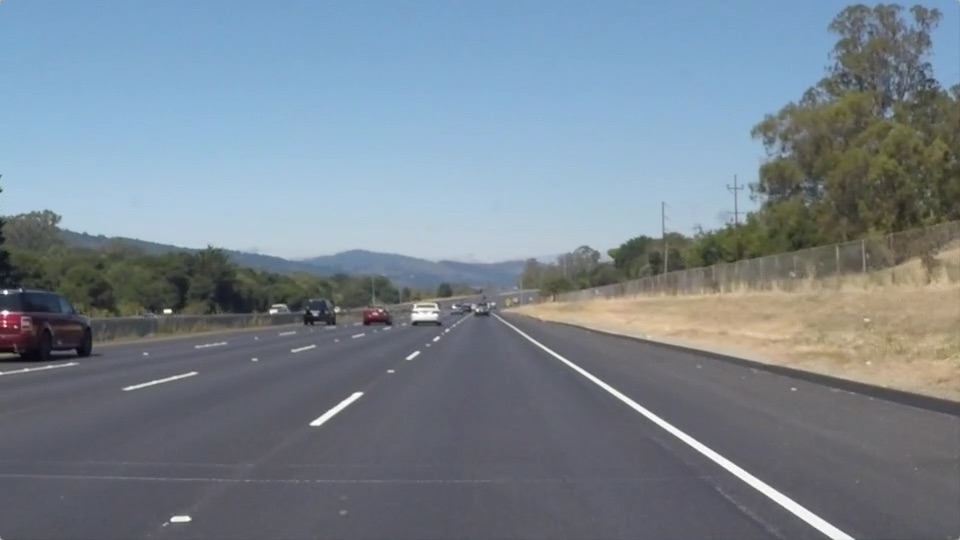
#> input picture test_images/solidWhiteRight.jpg, 960 x 540 px
$ jupyter execute --allow-errors P1.ipynb   (shell and % lines are left out)
#> lines starting #> are read from the running program, lines starting #| are printed output that depends on the picture; after the words box and inside, x2 and y2 are one past the last pixel; in counts of white or black regions, pixels touching at a corner belong together
# Self-Driving Car Engineer Nanodegree

## Project: **Finding Lane Lines on the Road**
***
In this project, you will use the tools you learned about in the lesson to identify lane lines on the road.  You can develop your pipeline on a series of individual images, and later apply the result to a video stream (really just a series of images). Check out the video clip "raw-lines-example.mp4" (also contained in this repository) to see what the output should look like after using the helper functions below.

Once you have a result that looks roughly like "raw-lines-example.mp4", you'll need to get creative and try to average and/or extrapolate the line segments you've detected to map out the full extent of the lane lines.  You can see an example of the result you're going for in the video "P1_example.mp4".  Ultimately, you would like to draw just one line for the left side of the lane, and one for the right.

In addition to implementing code, there is a brief writeup to complete. The writeup should be completed in a separate file, which can be either a markdown file or a pdf document. There is a [write up template](https://github.com/udacity/CarND-LaneLines-P1/blob/master/writeup_template.md) that can be used to guide the writing process. Completing both the code in the Ipython notebook and the writeup template will cover all of the [rubric points](https://review.udacity.com/#!/rubrics/322/view) for this project.

---
Let's have a look at our first image called 'test_images/solidWhiteRight.jpg'.  Run the 2 cells below (hit Shift-Enter or the "play" button above) to display the image.

**Note: If, at any point, you encounter frozen display windows or other confounding issues, you can always start again with a clean slate by going to the "Kernel" menu above and selecting "Restart & Clear Output".**

---

**The tools you have are color selection, region of interest selection, grayscaling, Gaussian smoothing, Canny Edge Detection and Hough Tranform line detection.  You  are also free to explore and try other techniques that were not presented in the lesson.  Your goal is piece together a pipeline to detect the line segments in the image, then average/extrapolate them and draw them onto the image for display (as below).  Once you have a working pipeline, try it out on the video stream below.**

---

<figure>

 <figcaption>
 <p></p>
 <p style="text-align: center;"> Your output should look something like this (above) after detecting line segments using the helper functions below </p>
 </figcaption>
</figure>
 <p></p>
<figure>

 <figcaption>
 <p></p>
 <p style="text-align: center;"> Your goal is to connect/average/extrapolate line segments to get output like this</p>
 </figcaption>
</figure>

**Run the cell below to import some packages.  If you get an `import error` for a package you've already installed, try changing your kernel (select the Kernel menu above --> Change Kernel).  Still have problems?  Try relaunching Jupyter Notebook from the terminal prompt.  Also, see [this forum post](https://carnd-forums.udacity.com/cq/viewquestion.action?spaceKey=CAR&id=29496372&questionTitle=finding-lanes---import-cv2-fails-even-though-python-in-the-terminal-window-has-no-problem-with-import-cv2) for more troubleshooting tips.**

## Import Packages

[cell 1]
#importing some useful packages
import matplotlib.pyplot as plt
import matplotlib.image as mpimg
import numpy as np
import cv2

## Read in an Image

[cell 2]
#reading in an image
image = mpimg.imread('test_images/solidWhiteRight.jpg')
#> image is the input picture: shape (540, 960, 3); mean R, G, B 120.3, 132.6, 143.7

#printing out some stats and plotting
print('This image is:', type(image), 'with dimensions:', image.shape)
#| This image is: <class 'numpy.ndarray'> with dimensions: (540, 960, 3)
plt.imshow(image)  # if you wanted to show a single color channel image called 'gray', for example, call as plt.imshow(gray, cmap='gray')

## Ideas for Lane Detection Pipeline

**Some OpenCV functions (beyond those introduced in the lesson) that might be useful for this project are:**

`cv2.inRange()` for color selection
`cv2.fillPoly()` for regions selection
`cv2.line()` to draw lines on an image given endpoints
`cv2.addWeighted()` to coadd / overlay two images
`cv2.cvtColor()` to grayscale or change color
`cv2.imwrite()` to output images to file
`cv2.bitwise_and()` to apply a mask to an image

**Check out the OpenCV documentation to learn about these and discover even more awesome functionality!**

## Helper Functions

Below are some helper functions to help get you started. They should look familiar from the lesson!

[cell 3]
import math

def grayscale(img):
    """Applies the Grayscale transform
    This will return an image with only one color channel
    but NOTE: to see the returned image as grayscale
    (assuming your grayscaled image is called 'gray')
    you should call plt.imshow(gray, cmap='gray')"""
    return cv2.cvtColor(img, cv2.COLOR_RGB2GRAY)
    # Or use BGR2GRAY if you read an image with cv2.imread()
    # return cv2.cvtColor(img, cv2.COLOR_BGR2GRAY)

def canny(img, low_threshold, high_threshold):
    """Applies the Canny transform"""
    return cv2.Canny(img, low_threshold, high_threshold)

def gaussian_blur(img, kernel_size):
    """Applies a Gaussian Noise kernel"""
    return cv2.GaussianBlur(img, (kernel_size, kernel_size), 0)

def region_of_interest(img, vertices):
    """
    Applies an image mask.

    Only keeps the region of the image defined by the polygon
    formed from `vertices`. The rest of the image is set to black.
    """
    #defining a blank mask to start with
    mask = np.zeros_like(img)

    #defining a 3 channel or 1 channel color to fill the mask with depending on the input image
    if len(img.shape) > 2:
        channel_count = img.shape[2]  # i.e. 3 or 4 depending on your image
        ignore_mask_color = (255,) * channel_count
    else:
        ignore_mask_color = 255

    #filling pixels inside the polygon defined by "vertices" with the fill color
    cv2.fillPoly(mask, vertices, ignore_mask_color)

    #returning the image only where mask pixels are nonzero
    masked_image = cv2.bitwise_and(img, mask)
    return masked_image


def draw_lines(img, lines, color=[255, 0, 0], thickness=2):
    """
    NOTE: this is the function you might want to use as a starting point once you want to
    average/extrapolate the line segments you detect to map out the full
    extent of the lane (going from the result shown in raw-lines-example.mp4
    to that shown in P1_example.mp4).

    Think about things like separating line segments by their
    slope ((y2-y1)/(x2-x1)) to decide which segments are part of the left
    line vs. the right line.  Then, you can average the position of each of
    the lines and extrapolate to the top and bottom of the lane.

    This function draws `lines` with `color` and `thickness`.
    Lines are drawn on the image inplace (mutates the image).
    If you want to make the lines semi-transparent, think about combining
    this function with the weighted_img() function below
    """
    for line in lines:
        for x1,y1,x2,y2 in line:
            cv2.line(img, (x1, y1), (x2, y2), color, thickness)

def hough_lines(img, rho, theta, threshold, min_line_len, max_line_gap):
    """
    `img` should be the output of a Canny transform.

    Returns an image with hough lines drawn.
    """
    lines = cv2.HoughLinesP(img, rho, theta, threshold, np.array([]), minLineLength=min_line_len, maxLineGap=max_line_gap)
    line_img = np.zeros((img.shape[0], img.shape[1], 3), dtype=np.uint8)
    draw_lines(line_img, lines)
    return line_img

# Python 3 has support for cool math symbols.

def weighted_img(img, initial_img, α=0.8, β=1., λ=0.):
    """
    `img` is the output of the hough_lines(), An image with lines drawn on it.
    Should be a blank image (all black) with lines drawn on it.

    `initial_img` should be the image before any processing.

    The result image is computed as follows:

    initial_img * α + img * β + λ
    NOTE: initial_img and img must be the same shape!
    """
    return cv2.addWeighted(initial_img, α, img, β, λ)

## Test Images

Build your pipeline to work on the images in the directory "test_images"
**You should make sure your pipeline works well on these images before you try the videos.**

[cell 4]
import os
os.listdir("test_images/")

## Build a Lane Finding Pipeline

Build the pipeline and run your solution on all test_images. Make copies into the `test_images_output` directory, and you can use the images in your writeup report.

Try tuning the various parameters, especially the low and high Canny thresholds as well as the Hough lines parameters.

[cell 5]
# TODO: Build your pipeline that will draw lane lines on the test_images
# then save them to the test_images directory.

for fileName in os.listdir("test_images/"):

    # 1. Read in and grayscale the image
    image = mpimg.imread("test_images/" + fileName);
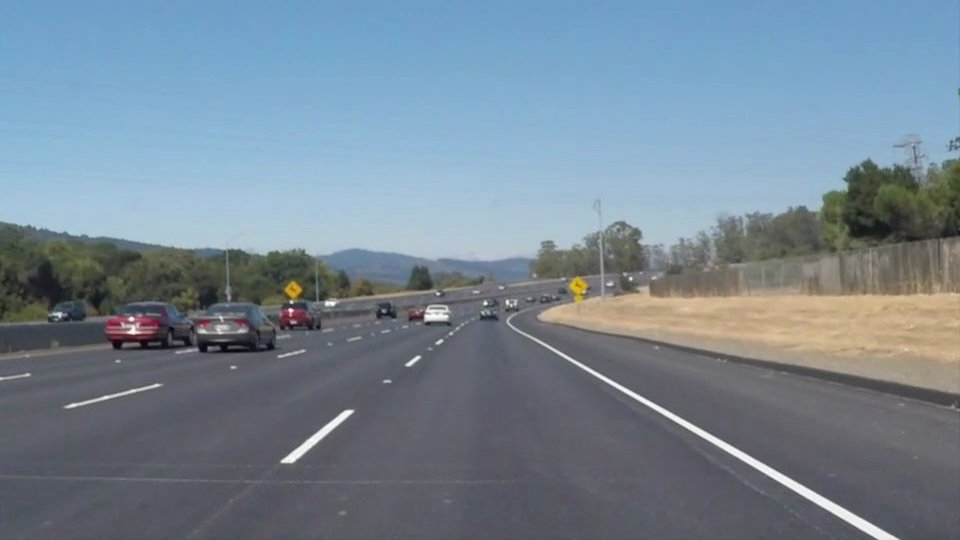
#> input picture test_images/solidWhiteCurve.jpg, 960 x 540 px
#> image is the input picture: shape (540, 960, 3); mean R, G, B 118.5, 134.5, 148.1
    gray = grayscale(image)
#> in grayscale, `return cv2.cvtColor(img, cv2.COLOR_RGB2GRAY)`:
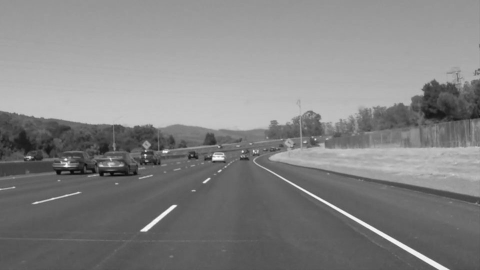
#> returned value: shape (540, 960) (shown at 1/2 size); min 5, max 255, mean 131.2

    # 2. Define a kernel size and apply Gaussian smoothing
    kernel_size = 5
    blur_gray = gaussian_blur(gray, kernel_size)

    # 3. Define parameters for Canny and apply
    low_threshold = 50
    high_threshold = 150
    edges = canny(blur_gray, low_threshold, high_threshold)
#> in canny, `return cv2.Canny(img, low_threshold, high_threshold)`:
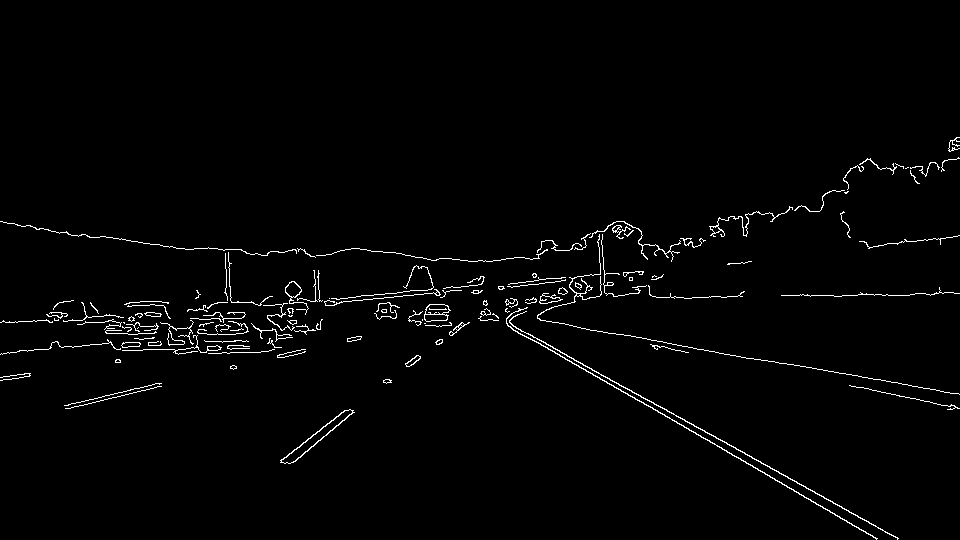
#> returned value: shape (540, 960); 1.7% white in thin lines or dots, all inside (x1, y1, x2, y2) = (0, 137, 960, 540)

    # 4. Create a region of interest
    imshape = image.shape
    left_bottom = (125, imshape[0])
    left_top = (455, 320)
    right_top = (510, 320)
    right_bottom = (880, imshape[0])
    vertices = np.array([[left_bottom, left_top, right_top, right_bottom]], dtype=np.int32)

    masked_edges = region_of_interest(edges, vertices)
#> in region_of_interest, `cv2.fillPoly(mask, vertices, ignore_mask_color)`:
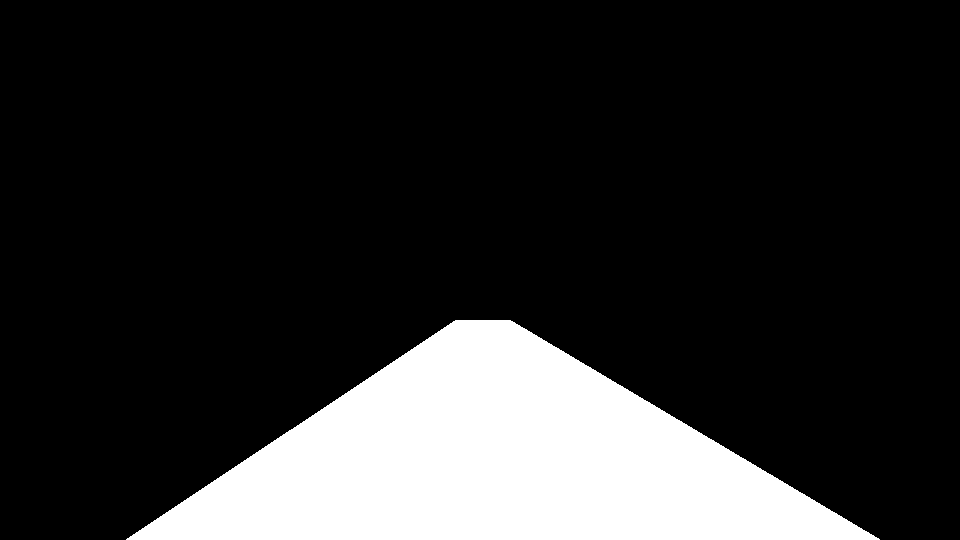
#> mask: shape (540, 960); 17.2% white; 1 white region, box (x1, y1, x2, y2) and area: (126, 320, 880, 540) 89230
#> in region_of_interest, `masked_image = cv2.bitwise_and(img, mask)`:
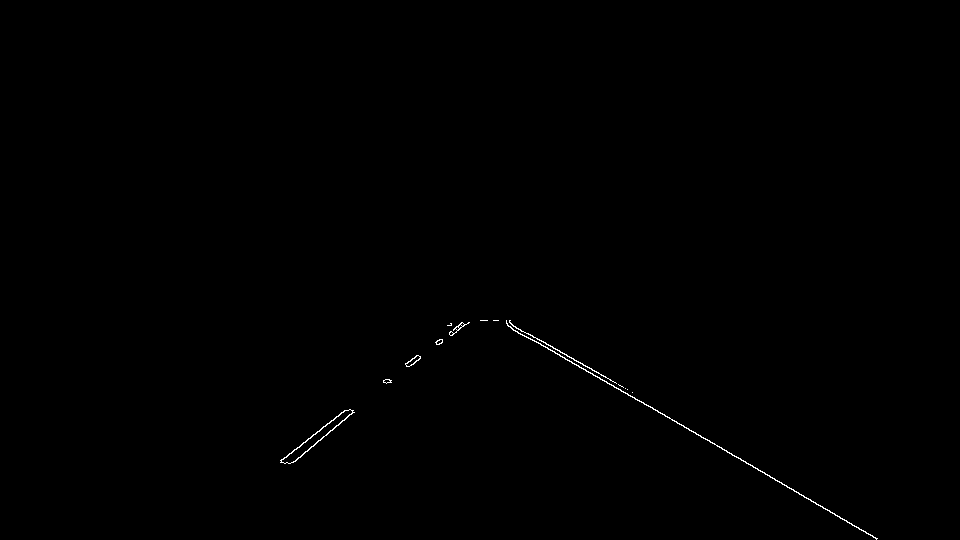
#> masked_image: shape (540, 960); 0.23% white in thin lines or dots, all inside (x1, y1, x2, y2) = (280, 320, 878, 540)

    # 5. Define the Hough transform parameters and run
    rho = 1 # distance resolution in pixels of the Hough grid
    theta = np.pi/180 # angular resolution in radians of the Hough grid
    threshold = 10     # minimum number of votes (intersections in Hough grid cell)
    min_line_len = 10 #minimum number of pixels making up a line
    max_line_gap = 10    # maximum gap in pixels between connectable line segments

    lines = hough_lines(masked_edges, rho, theta, threshold, min_line_len, max_line_gap)
#> in hough_lines, `lines = cv2.HoughLinesP(img, rho, theta, threshold, np.array([]), minL..`: lines = 22 rows, first 6: [498, 320, 876, 538], [532, 339, 877, 538], [439, 344, 469, 322], [281, 461, 344, 410], [506, 322, 632, 392], [290, 463, 353, 412]
#> the loop in draw_lines, `for line in lines:` made 22 passes

    # 6. Draw the lines on the original image
    lines_edges = weighted_img(lines, image)
#> in weighted_img, `return cv2.addWeighted(initial_img, α, img, β, λ)`:
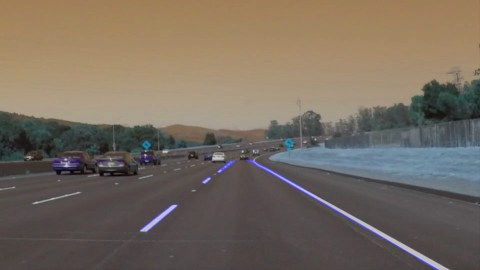
#> returned value: shape (540, 960, 3) (shown at 1/2 size); mean of channels 0, 1, 2 95.6, 107.6, 118.5; drawn as B, G, R

    fig = plt.figure(figsize=(20, 20))
    fig.add_subplot(1, 2, 1)
    plt.axis("off")
    plt.imshow(lines_edges)
    plt.title(fileName + ': Lines painted on the road')

    # 7. Draw region of interest
    fig.add_subplot(1, 2, 2)
    plt.axis("off")
    plt.imshow(image)
    plt.title(fileName + ': Region isolated in blue')

    x = [left_bottom[0], right_bottom[0], right_top[0], left_top[0], left_bottom[0]]
    y = [left_bottom[1], right_bottom[1], right_top[1], left_top[1], left_bottom[1]]
#> pass 3 of the loop `for fileName in os.listdir("test_images/"):`:
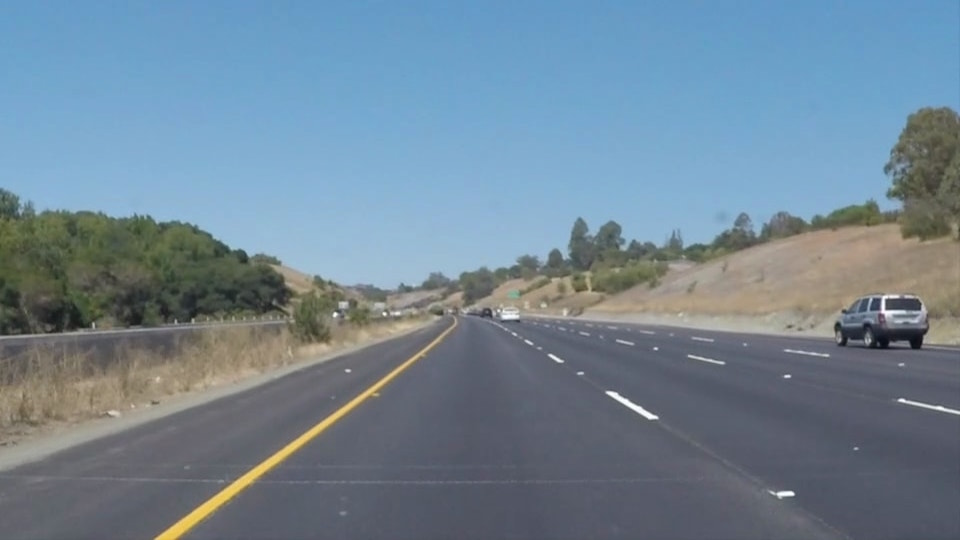
#> input picture test_images/solidYellowCurve.jpg, 960 x 540 px
#> image is the input picture: shape (540, 960, 3); mean R, G, B 113, 133.4, 149
#> in region_of_interest (call 3), `masked_image = cv2.bitwise_and(img, mask)`:
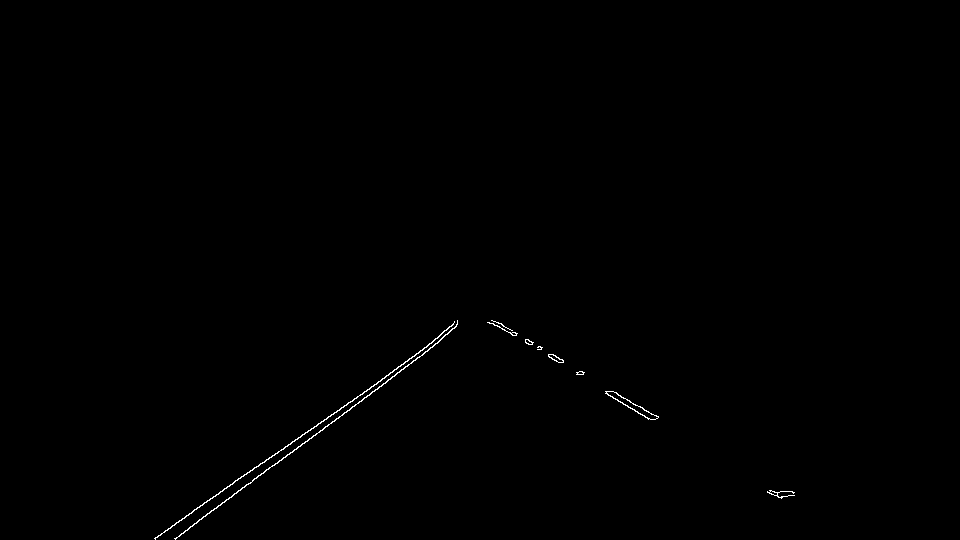
#> masked_image: shape (540, 960); 0.27% white in thin lines or dots, all inside (x1, y1, x2, y2) = (154, 320, 795, 540)
#> lines = 28 rows, first 6: [396, 373, 422, 355], [154, 538, 422, 350], [175, 538, 302, 443], [172, 525, 269, 457], [500, 323, 561, 362], [258, 466, 392, 372]
#> in weighted_img (call 3), `return cv2.addWeighted(initial_img, α, img, β, λ)`:
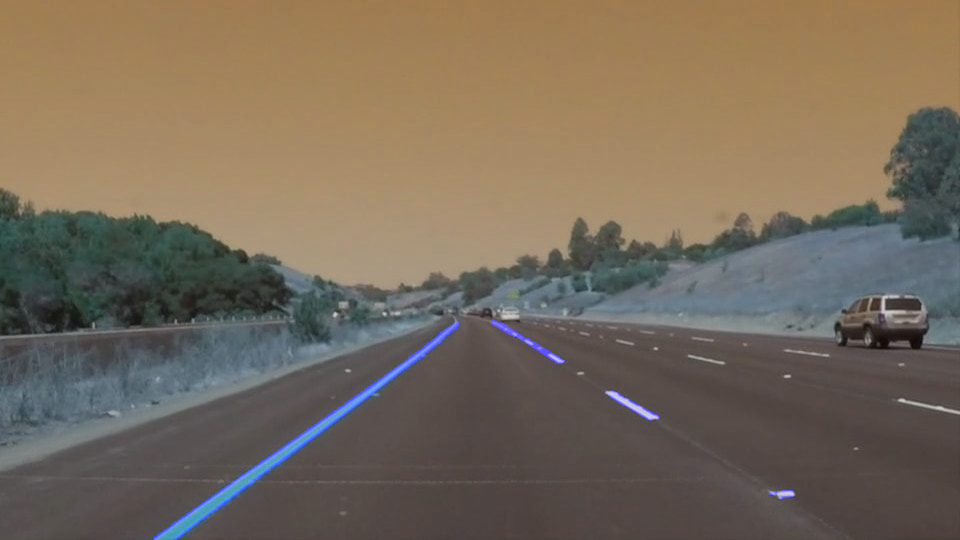
#> returned value: shape (540, 960, 3); mean of channels 0, 1, 2 91.3, 106.7, 119.2; drawn as B, G, R
    plt.plot(x, y, 'b--', lw=2)
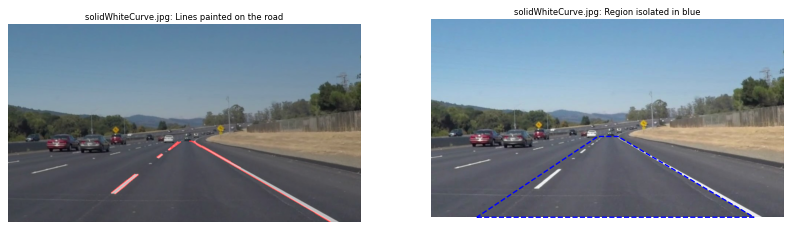
#> figure drawn by matplotlib, 2 panels
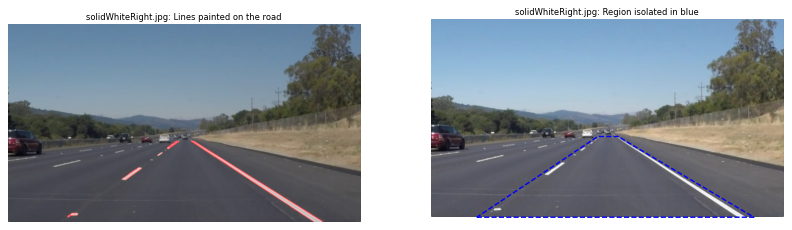
#> figure drawn by matplotlib, 2 panels
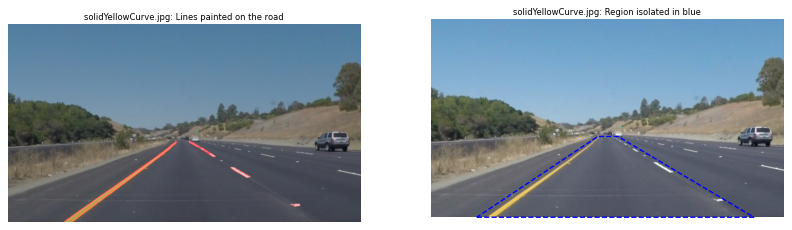
#> figure drawn by matplotlib, 2 panels
